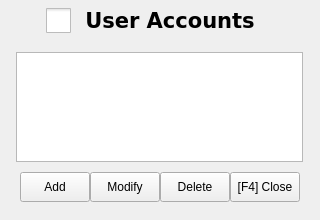
<?xml version="1.0" encoding="UTF-8"?>
<ui version="4.0">
 <class>UserAccountWidget</class>
 <widget class="QWidget" name="UserAccountWidget">
  <property name="geometry">
   <rect>
    <x>0</x>
    <y>0</y>
    <width>320</width>
    <height>220</height>
   </rect>
  </property>
  <property name="windowTitle">
   <string>Form</string>
  </property>
  <widget class="QGroupBox" name="title_groupBox">
   <property name="geometry">
    <rect>
     <x>0</x>
     <y>0</y>
     <width>320</width>
     <height>40</height>
    </rect>
   </property>
   <property name="styleSheet">
    <string notr="true">QGroupBox
{border:none; border-image: url(:/icons-lib/screen/topbar_long.png);}
</string>
   </property>
   <property name="title">
    <string/>
   </property>
   <widget class="QLabel" name="label">
    <property name="geometry">
     <rect>
      <x>30</x>
      <y>10</y>
      <width>280</width>
      <height>20</height>
     </rect>
    </property>
    <property name="font">
     <font>
      <family>DejaVu Sans</family>
      <pointsize>16</pointsize>
      <weight>75</weight>
      <bold>true</bold>
     </font>
    </property>
    <property name="lineWidth">
     <number>1</number>
    </property>
    <property name="text">
     <string>User Accounts</string>
    </property>
    <property name="alignment">
     <set>Qt::AlignCenter</set>
    </property>
   </widget>
   <widget class="QCheckBox" name="checkBox">
    <property name="geometry">
     <rect>
      <x>46</x>
      <y>8</y>
      <width>25</width>
      <height>25</height>
     </rect>
    </property>
    <property name="styleSheet">
     <string notr="true">QCheckBox::indicator{width: 25px;height: 25px;}                                               
QCheckBox::indicator:checked {image: url(:/icons-lib/checked_box.png);}
QCheckBox::indicator:unchecked {image: url(:/icons-lib/check_box.png);}</string>
    </property>
    <property name="text">
     <string/>
    </property>
    <property name="checkable">
     <bool>true</bool>
    </property>
    <property name="checked">
     <bool>false</bool>
    </property>
   </widget>
  </widget>
  <widget class="QLabel" name="label_2">
   <property name="geometry">
    <rect>
     <x>3</x>
     <y>7</y>
     <width>20</width>
     <height>25</height>
    </rect>
   </property>
   <property name="styleSheet">
    <string notr="true">border-image: url(:/icons-lib/screen/records_icon.png);</string>
   </property>
   <property name="lineWidth">
    <number>1</number>
   </property>
   <property name="text">
    <string/>
   </property>
   <property name="pixmap">
    <pixmap>:/topbar/images/topbar/patients_icon.png</pixmap>
   </property>
  </widget>
  <widget class="QLabel" name="label_Background">
   <property name="geometry">
    <rect>
     <x>0</x>
     <y>0</y>
     <width>320</width>
     <height>220</height>
    </rect>
   </property>
   <property name="sizePolicy">
    <sizepolicy hsizetype="Fixed" vsizetype="Fixed">
     <horstretch>0</horstretch>
     <verstretch>0</verstretch>
    </sizepolicy>
   </property>
   <property name="font">
    <font>
     <family>DejaVu Sans</family>
     <pointsize>22</pointsize>
    </font>
   </property>
   <property name="styleSheet">
    <string notr="true">background-image: url(:/icons-lib/screen/background.png);</string>
   </property>
   <property name="text">
    <string/>
   </property>
   <property name="alignment">
    <set>Qt::AlignCenter</set>
   </property>
  </widget>
  <widget class="QGroupBox" name="groupBox_Login">
   <property name="geometry">
    <rect>
     <x>4</x>
     <y>40</y>
     <width>311</width>
     <height>175</height>
    </rect>
   </property>
   <property name="sizePolicy">
    <sizepolicy hsizetype="Fixed" vsizetype="Fixed">
     <horstretch>0</horstretch>
     <verstretch>0</verstretch>
    </sizepolicy>
   </property>
   <property name="layoutDirection">
    <enum>Qt::LeftToRight</enum>
   </property>
   <property name="styleSheet">
    <string notr="true">QGroupBox
{
border:none;
}</string>
   </property>
   <property name="title">
    <string/>
   </property>
   <layout class="QGridLayout" name="gridLayout">
    <property name="margin">
     <number>0</number>
    </property>
    <property name="spacing">
     <number>0</number>
    </property>
    <item row="0" column="2">
     <widget class="QLabel" name="label_top">
      <property name="maximumSize">
       <size>
        <width>16777215</width>
        <height>12</height>
       </size>
      </property>
      <property name="styleSheet">
       <string notr="true">border-image:  url(:/icons-lib/screen/screensection_top.png);</string>
      </property>
      <property name="text">
       <string/>
      </property>
     </widget>
    </item>
    <item row="0" column="1">
     <widget class="QLabel" name="label_topLeft">
      <property name="maximumSize">
       <size>
        <width>12</width>
        <height>12</height>
       </size>
      </property>
      <property name="styleSheet">
       <string notr="true"/>
      </property>
      <property name="lineWidth">
       <number>1</number>
      </property>
      <property name="text">
       <string/>
      </property>
      <property name="pixmap">
       <pixmap resource="logo.qrc">:/icons-lib/screen/screensection_topleft.png</pixmap>
      </property>
     </widget>
    </item>
    <item row="1" column="1">
     <widget class="QLabel" name="label_left">
      <property name="maximumSize">
       <size>
        <width>12</width>
        <height>16777215</height>
       </size>
      </property>
      <property name="styleSheet">
       <string notr="true">border-image:  url(:/icons-lib/screen/screensection_left.png);
</string>
      </property>
      <property name="text">
       <string/>
      </property>
     </widget>
    </item>
    <item row="2" column="1">
     <widget class="QLabel" name="label_bottomLeft">
      <property name="maximumSize">
       <size>
        <width>12</width>
        <height>12</height>
       </size>
      </property>
      <property name="styleSheet">
       <string notr="true"/>
      </property>
      <property name="lineWidth">
       <number>1</number>
      </property>
      <property name="text">
       <string/>
      </property>
      <property name="pixmap">
       <pixmap resource="logo.qrc">:/icons-lib/screen/screensection_bottomleft.png</pixmap>
      </property>
     </widget>
    </item>
    <item row="2" column="2">
     <widget class="QLabel" name="label_Bottom">
      <property name="maximumSize">
       <size>
        <width>16777215</width>
        <height>12</height>
       </size>
      </property>
      <property name="styleSheet">
       <string notr="true">border-image:  url(:/icons-lib/screen/screensection_bottom.png);</string>
      </property>
      <property name="text">
       <string/>
      </property>
     </widget>
    </item>
    <item row="0" column="3">
     <widget class="QLabel" name="label_topRight">
      <property name="maximumSize">
       <size>
        <width>12</width>
        <height>12</height>
       </size>
      </property>
      <property name="lineWidth">
       <number>1</number>
      </property>
      <property name="text">
       <string/>
      </property>
      <property name="pixmap">
       <pixmap resource="logo.qrc">:/icons-lib/screen/screensection_topright.png</pixmap>
      </property>
      <property name="alignment">
       <set>Qt::AlignRight|Qt::AlignTrailing|Qt::AlignVCenter</set>
      </property>
     </widget>
    </item>
    <item row="1" column="3">
     <widget class="QLabel" name="label_right_3">
      <property name="maximumSize">
       <size>
        <width>12</width>
        <height>16777215</height>
       </size>
      </property>
      <property name="styleSheet">
       <string notr="true">border-image:  url(:/icons-lib/screen/screensection_right.png);
</string>
      </property>
      <property name="text">
       <string/>
      </property>
     </widget>
    </item>
    <item row="2" column="3">
     <widget class="QLabel" name="label_bottomRight">
      <property name="maximumSize">
       <size>
        <width>12</width>
        <height>12</height>
       </size>
      </property>
      <property name="lineWidth">
       <number>1</number>
      </property>
      <property name="text">
       <string/>
      </property>
      <property name="pixmap">
       <pixmap resource="logo.qrc">:/icons-lib/screen/screensection_bottomright.png</pixmap>
      </property>
      <property name="alignment">
       <set>Qt::AlignRight|Qt::AlignTrailing|Qt::AlignVCenter</set>
      </property>
     </widget>
    </item>
    <item row="1" column="2">
     <widget class="QGroupBox" name="groupBox_Login_1">
      <property name="styleSheet">
       <string notr="true">QGroupBox{border:none;
background-image:  url(:/icons-lib/screen/screensection_middle.png);
}
</string>
      </property>
      <property name="title">
       <string/>
      </property>
      <widget class="QPushButton" name="pushButton_add">
       <property name="geometry">
        <rect>
         <x>4</x>
         <y>120</y>
         <width>70</width>
         <height>30</height>
        </rect>
       </property>
       <property name="text">
        <string>Add</string>
       </property>
       <property name="autoDefault">
        <bool>true</bool>
       </property>
      </widget>
      <widget class="QTableView" name="tableView_users">
       <property name="geometry">
        <rect>
         <x>0</x>
         <y>0</y>
         <width>287</width>
         <height>110</height>
        </rect>
       </property>
       <property name="font">
        <font>
         <family>DejaVu Sans</family>
         <pointsize>10</pointsize>
         <weight>50</weight>
         <bold>false</bold>
        </font>
       </property>
       <property name="focusPolicy">
        <enum>Qt::TabFocus</enum>
       </property>
       <property name="styleSheet">
        <string notr="true"/>
       </property>
       <property name="frameShadow">
        <enum>QFrame::Plain</enum>
       </property>
       <property name="editTriggers">
        <set>QAbstractItemView::NoEditTriggers</set>
       </property>
       <property name="tabKeyNavigation">
        <bool>false</bool>
       </property>
       <property name="alternatingRowColors">
        <bool>true</bool>
       </property>
       <property name="selectionMode">
        <enum>QAbstractItemView::SingleSelection</enum>
       </property>
       <property name="selectionBehavior">
        <enum>QAbstractItemView::SelectRows</enum>
       </property>
       <property name="showGrid">
        <bool>true</bool>
       </property>
       <property name="gridStyle">
        <enum>Qt::SolidLine</enum>
       </property>
       <attribute name="horizontalHeaderCascadingSectionResizes">
        <bool>false</bool>
       </attribute>
       <attribute name="horizontalHeaderDefaultSectionSize">
        <number>50</number>
       </attribute>
       <attribute name="horizontalHeaderHighlightSections">
        <bool>false</bool>
       </attribute>
       <attribute name="horizontalHeaderMinimumSectionSize">
        <number>15</number>
       </attribute>
       <attribute name="verticalHeaderVisible">
        <bool>false</bool>
       </attribute>
       <attribute name="verticalHeaderHighlightSections">
        <bool>false</bool>
       </attribute>
      </widget>
      <widget class="QPushButton" name="pushButton_modify">
       <property name="geometry">
        <rect>
         <x>74</x>
         <y>120</y>
         <width>70</width>
         <height>30</height>
        </rect>
       </property>
       <property name="text">
        <string>Modify</string>
       </property>
       <property name="autoDefault">
        <bool>true</bool>
       </property>
      </widget>
      <widget class="QPushButton" name="pushButton_delete">
       <property name="geometry">
        <rect>
         <x>144</x>
         <y>120</y>
         <width>70</width>
         <height>30</height>
        </rect>
       </property>
       <property name="text">
        <string>Delete</string>
       </property>
       <property name="autoDefault">
        <bool>true</bool>
       </property>
      </widget>
      <widget class="QPushButton" name="pushButton_close">
       <property name="geometry">
        <rect>
         <x>214</x>
         <y>120</y>
         <width>70</width>
         <height>30</height>
        </rect>
       </property>
       <property name="text">
        <string>[F4] Close</string>
       </property>
       <property name="shortcut">
        <string>F4</string>
       </property>
       <property name="autoDefault">
        <bool>true</bool>
       </property>
      </widget>
     </widget>
    </item>
   </layout>
  </widget>
  <zorder>label_Background</zorder>
  <zorder>title_groupBox</zorder>
  <zorder>label_2</zorder>
  <zorder>groupBox_Login</zorder>
 </widget>
 <tabstops>
  <tabstop>checkBox</tabstop>
  <tabstop>tableView_users</tabstop>
  <tabstop>pushButton_add</tabstop>
  <tabstop>pushButton_modify</tabstop>
  <tabstop>pushButton_delete</tabstop>
  <tabstop>pushButton_close</tabstop>
 </tabstops>
 <resources>
  <include location="logo.qrc"/>
 </resources>
 <connections/>
</ui>
